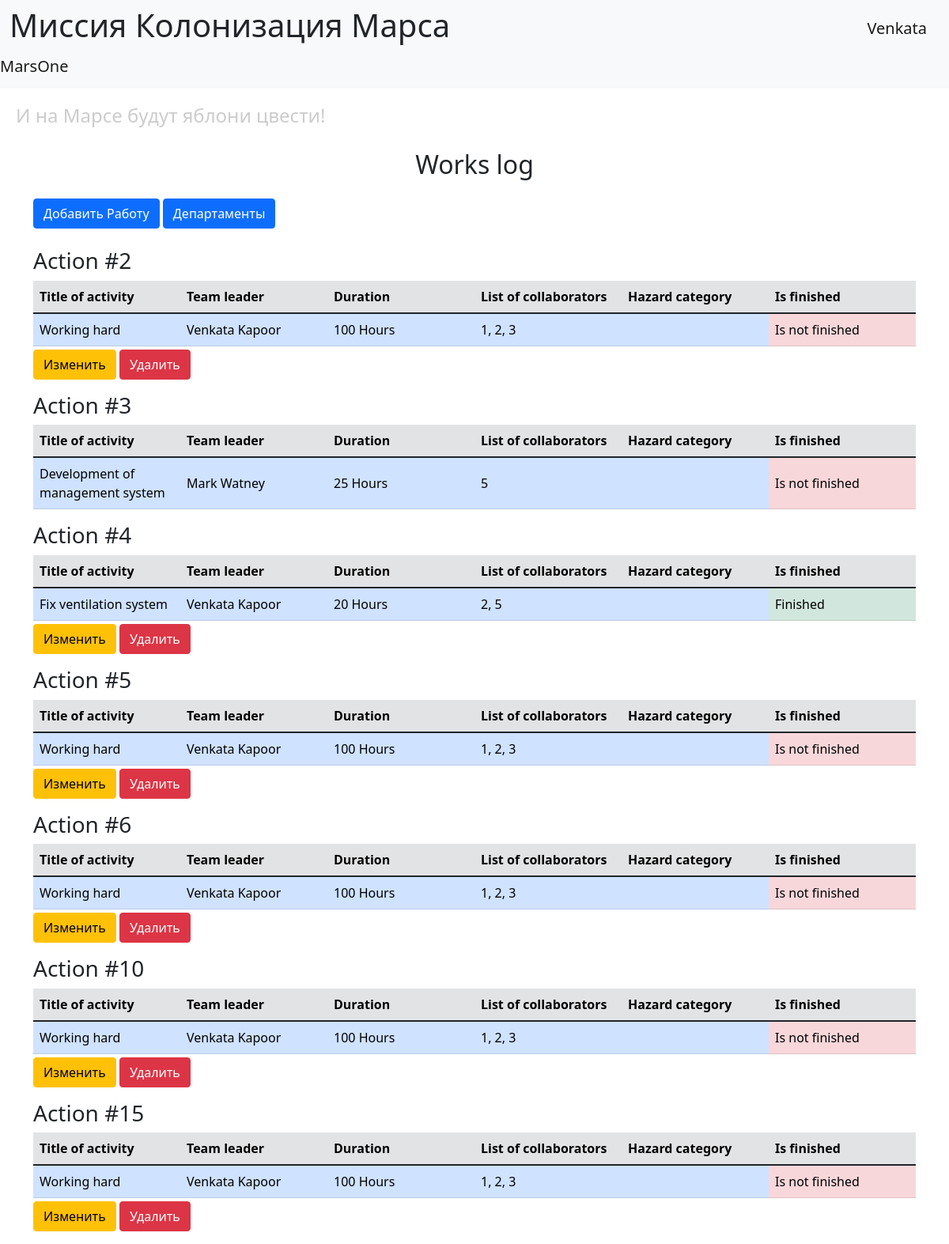
Screenshot of /work-log (signed in) with the database file from the repository.
### data/users.py (models this page shows, shortened)
class User(SqlAlchemyBase, UserMixin):
    __tablename__ = 'users'
    id = sa.Column(sa.Integer, primary_key=True, autoincrement=True)
    surname = sa.Column(sa.String)
    name = sa.Column(sa.String)
    age = sa.Column(sa.Integer)
    position = sa.Column(sa.String)
    speciality = sa.Column(sa.String)
    address = sa.Column(sa.String)
    email = sa.Column(sa.String, unique=True)
    hashed_password = sa.Column(sa.String)
    modified_date = sa.Column(sa.DateTime, default=datetime.now)

### data/jobs.py (models this page shows, shortened)
class Jobs(SqlAlchemyBase, SerializerMixin):
    __tablename__ = 'jobs'
    serialize_rules = ("-team_leader", "-categories.jobs")
    id = sa.Column(sa.Integer, primary_key=True, autoincrement=True)
    team_leader_id = sa.Column(sa.Integer, sa.ForeignKey('users.id'))
    team_leader = orm.relationship("User")
    job = sa.Column(sa.Text)
    work_size = sa.Column(sa.Integer)
    collaborators = sa.Column(sa.String)
    start_date = sa.Column(sa.Date)
    send_date = sa.Column(sa.Date)
    categories = orm.relationship("Category", secondary=association_table, backref="jobs")
    is_finished = sa.Column(sa.Boolean, default=False)

### main.py (the view)
@app.route("/work-log")
def work_log():
    db_sess = db_session.create_session()
    jobs = db_sess.query(Jobs).all()
    return render_template("work_log.html", jobs=jobs)

### data/db_session.py (called while the page is built)
def create_session() -> Session:
    global __factory
    return __factory()

### main.py (called while the page is built)
@login_manager.user_loader
def load_user(user_id):
    db_sess = db_session.create_session()
    return db_sess.get(User, user_id)

### templates/work_log.html (shortened to what this page needs)
{% extends 'base.html' %}
{% block content %}
<h2 align="center">Works log</h2>
{% if current_user.is_authenticated %}
<div>
    <a href="/add-job" class="btn btn-primary mt-3 mb-4">Добавить Работу</a>
    <a href="/departments" class="btn btn-primary mt-3 mb-4">Департаменты</a>
</div>
{% endif %}
{% for job in jobs %}
    <div class="mb-3 job">
    <h3>Action #{{ job.id }}</h3>
    <table class="table works mb-1" style="table-layout: fixed;">
        <thead class="table-secondary">
            <tr>
                {% for header in ["Title of activity", "Team leader", "Duration",
                "List of collaborators", "Hazard category", "Is finished"] %}
                    <th scope="col" class="col-md-auto">{{ header }}</th>
                {% endfor %}
            </tr>
        </thead>
        <tbody>
            <tr class="align-middle">
                <td class="table-primary">{{ job.job }}</td>
                <td class="table-primary">{{ job.team_leader.name }} {{ job.team_leader.surname }}</td>
                <td class="table-primary">{{ job.work_size }} Hours</td>
                <td class="table-primary">{{ job.collaborators }}</td>
                <td class="table-primary">
                </td>
                {% if job.is_finished %}
                    <td class="table-success">Finished</td>
                {% else %}
                    <td class="table-danger">Is not finished</td>
                {% endif %}
            </tr>
        </tbody>
    </table>
    {% if current_user.is_authenticated and (current_user == job.team_leader or current_user.id == 1) %}
        <div>
            <a href="/edit-job/{{ job.id }}" class="btn btn-warning">
                Изменить
            </a>
            <a href="/delete-job/{{ job.id }}" class="btn btn-danger">
                Удалить
            </a>
        </div>
    {% endif %}
    </div>
{% endfor %}
{% endblock %}

### templates/base.html (shortened to what this page needs)
<!doctype html>
<html lang="en">
    <head>
        <link href="https://cdn.jsdelivr.net/npm/bootstrap@5.1.3/dist/css/bootstrap.min.css"
              rel="stylesheet"
>
        <link rel="stylesheet" href="{{ url_for('static', filename='css/style.css') }}">
    </head>
    <body>
        <header>
    <nav class="navbar navbar-light bg-light">
        <div class="container-fluid">
            <h1>Миссия Колонизация Марса</h1>
                    {% if current_user.is_authenticated %}
                <a class="navbar-brand" href="/logout">{{ current_user.name }}</a>
                    {% else %}
                        <div>
                            <a class="nav-item btn btn-primary " href="/register">Зарегистрироваться</a>
                            <a class="nav-item btn btn-success" href="/login">Войти</a>
                        </div>
                    {% endif %}
                </div>
                <a class="navbar-brand" href="#">MarsOne</a>
            </nav>
            <h4>И на Марсе будут яблони цвести!</h4>
        </header>
        <main role="main" class="container">
            {% block content %}{% endblock %}
        </main>
    </body>
</html>

### static/css/style.css (style rules this page uses)
h4 { color: #cccccc; padding: 20px; }

### rows the page displays
User: name "Venkata"
Jobs: id "2", header "Title of activity" "Team leader" "Duration" "List of collaborators" "Hazard category" "Is finished", job "Working hard", team_leader.name "Venkata", team_leader.surname "Kapoor", work_size "100", collaborators "1, 2, 3", is_finished "Is not finished"
Jobs: id "3", header "Title of activity" "Team leader" "Duration" "List of collaborators" "Hazard category" "Is finished", job "Development of management system", team_leader.name "Mark", team_leader.surname "Watney", work_size "25", collaborators "5", is_finished "Is not finished"
Jobs: id "4", header "Title of activity" "Team leader" "Duration" "List of collaborators" "Hazard category" "Is finished", job "Fix ventilation system", team_leader.name "Venkata", team_leader.surname "Kapoor", work_size "20", collaborators "2, 5", is_finished "Finished"
Jobs: id "5", header "Title of activity" "Team leader" "Duration" "List of collaborators" "Hazard category" "Is finished", job "Working hard", team_leader.name "Venkata", team_leader.surname "Kapoor", work_size "100", collaborators "1, 2, 3", is_finished "Is not finished"
Jobs: id "6", header "Title of activity" "Team leader" "Duration" "List of collaborators" "Hazard category" "Is finished", job "Working hard", team_leader.name "Venkata", team_leader.surname "Kapoor", work_size "100", collaborators "1, 2, 3", is_finished "Is not finished"
Jobs: id "10", header "Title of activity" "Team leader" "Duration" "List of collaborators" "Hazard category" "Is finished", job "Working hard", team_leader.name "Venkata", team_leader.surname "Kapoor", work_size "100", collaborators "1, 2, 3", is_finished "Is not finished"
Jobs: id "15", header "Title of activity" "Team leader" "Duration" "List of collaborators" "Hazard category" "Is finished", job "Working hard", team_leader.name "Venkata", team_leader.surname "Kapoor", work_size "100", collaborators "1, 2, 3", is_finished "Is not finished"
